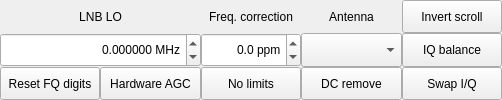
<?xml version="1.0" encoding="UTF-8"?>
<ui version="4.0">
 <class>DockInputCtl</class>
 <widget class="QDockWidget" name="DockInputCtl">
  <property name="geometry">
   <rect>
    <x>0</x>
    <y>0</y>
    <width>502</width>
    <height>100</height>
   </rect>
  </property>
  <property name="sizePolicy">
   <sizepolicy hsizetype="MinimumExpanding" vsizetype="Expanding">
    <horstretch>0</horstretch>
    <verstretch>1</verstretch>
   </sizepolicy>
  </property>
  <property name="minimumSize">
   <size>
    <width>500</width>
    <height>100</height>
   </size>
  </property>
  <property name="maximumSize">
   <size>
    <width>524287</width>
    <height>524287</height>
   </size>
  </property>
  <property name="windowIcon">
   <iconset resource="../../resources/icons.qrc">
    <normaloff>:/icons/icons/flash.svg</normaloff>:/icons/icons/flash.svg</iconset>
  </property>
  <property name="floating">
   <bool>false</bool>
  </property>
  <property name="features">
   <set>QDockWidget::NoDockWidgetFeatures</set>
  </property>
  <property name="allowedAreas">
   <set>Qt::LeftDockWidgetArea</set>
  </property>
  <property name="windowTitle">
   <string>Input controls</string>
  </property>
  <widget class="QWidget" name="dockWidgetContents">
   <property name="minimumSize">
    <size>
     <width>500</width>
     <height>81</height>
    </size>
   </property>
   <property name="maximumSize">
    <size>
     <width>16777215</width>
     <height>16777215</height>
    </size>
   </property>
   <layout class="QVBoxLayout" name="verticalLayout" stretch="1,0">
    <property name="spacing">
     <number>0</number>
    </property>
    <property name="leftMargin">
     <number>0</number>
    </property>
    <property name="topMargin">
     <number>0</number>
    </property>
    <property name="rightMargin">
     <number>0</number>
    </property>
    <property name="bottomMargin">
     <number>0</number>
    </property>
    <item>
     <widget class="QFrame" name="frame_input">
      <property name="sizePolicy">
       <sizepolicy hsizetype="MinimumExpanding" vsizetype="MinimumExpanding">
        <horstretch>0</horstretch>
        <verstretch>0</verstretch>
       </sizepolicy>
      </property>
      <property name="minimumSize">
       <size>
        <width>500</width>
        <height>78</height>
       </size>
      </property>
      <property name="maximumSize">
       <size>
        <width>16777215</width>
        <height>120</height>
       </size>
      </property>
      <layout class="QGridLayout" name="gridLayout_7">
       <property name="leftMargin">
        <number>0</number>
       </property>
       <property name="topMargin">
        <number>0</number>
       </property>
       <property name="rightMargin">
        <number>0</number>
       </property>
       <property name="bottomMargin">
        <number>0</number>
       </property>
       <property name="spacing">
        <number>0</number>
       </property>
       <item row="0" column="2">
        <widget class="QLabel" name="freqCorrLabel">
         <property name="sizePolicy">
          <sizepolicy hsizetype="MinimumExpanding" vsizetype="MinimumExpanding">
           <horstretch>0</horstretch>
           <verstretch>1</verstretch>
          </sizepolicy>
         </property>
         <property name="minimumSize">
          <size>
           <width>0</width>
           <height>25</height>
          </size>
         </property>
         <property name="maximumSize">
          <size>
           <width>16777215</width>
           <height>100</height>
          </size>
         </property>
         <property name="text">
          <string>Freq. correction</string>
         </property>
         <property name="alignment">
          <set>Qt::AlignCenter</set>
         </property>
        </widget>
       </item>
       <item row="1" column="4">
        <widget class="QPushButton" name="iqBalanceButton">
         <property name="sizePolicy">
          <sizepolicy hsizetype="MinimumExpanding" vsizetype="MinimumExpanding">
           <horstretch>0</horstretch>
           <verstretch>1</verstretch>
          </sizepolicy>
         </property>
         <property name="minimumSize">
          <size>
           <width>0</width>
           <height>25</height>
          </size>
         </property>
         <property name="maximumSize">
          <size>
           <width>16777215</width>
           <height>100</height>
          </size>
         </property>
         <property name="toolTip">
          <string>Enable automatic I/Q balance (requires gr-iqbal component)</string>
         </property>
         <property name="text">
          <string>IQ balance</string>
         </property>
         <property name="checkable">
          <bool>true</bool>
         </property>
        </widget>
       </item>
       <item row="2" column="1">
        <widget class="QPushButton" name="agcButton">
         <property name="sizePolicy">
          <sizepolicy hsizetype="MinimumExpanding" vsizetype="MinimumExpanding">
           <horstretch>0</horstretch>
           <verstretch>1</verstretch>
          </sizepolicy>
         </property>
         <property name="minimumSize">
          <size>
           <width>0</width>
           <height>25</height>
          </size>
         </property>
         <property name="maximumSize">
          <size>
           <width>16777215</width>
           <height>100</height>
          </size>
         </property>
         <property name="toolTip">
          <string>&lt;html&gt;&lt;head/&gt;&lt;body&gt;&lt;p&gt;Toggle hardware-based automatic gain control.&lt;/p&gt;&lt;p&gt;This feature requires hardware that supports it. It is known to work with RTL-SDR devices.&lt;/p&gt;&lt;/body&gt;&lt;/html&gt;</string>
         </property>
         <property name="text">
          <string>Hardware AGC</string>
         </property>
         <property name="checkable">
          <bool>true</bool>
         </property>
        </widget>
       </item>
       <item row="2" column="0">
        <widget class="QPushButton" name="freqCtrlResetButton">
         <property name="sizePolicy">
          <sizepolicy hsizetype="MinimumExpanding" vsizetype="MinimumExpanding">
           <horstretch>0</horstretch>
           <verstretch>1</verstretch>
          </sizepolicy>
         </property>
         <property name="minimumSize">
          <size>
           <width>0</width>
           <height>25</height>
          </size>
         </property>
         <property name="maximumSize">
          <size>
           <width>16777215</width>
           <height>100</height>
          </size>
         </property>
         <property name="toolTip">
          <string>&lt;html&gt;&lt;head/&gt;&lt;body&gt;&lt;p&gt;Reset subordinate digits in main frequency control widget&lt;/p&gt;&lt;/body&gt;&lt;/html&gt;</string>
         </property>
         <property name="text">
          <string>Reset FQ digits</string>
         </property>
         <property name="checkable">
          <bool>true</bool>
         </property>
        </widget>
       </item>
       <item row="0" column="0" colspan="2">
        <widget class="QLabel" name="lnbLabel">
         <property name="sizePolicy">
          <sizepolicy hsizetype="MinimumExpanding" vsizetype="MinimumExpanding">
           <horstretch>0</horstretch>
           <verstretch>1</verstretch>
          </sizepolicy>
         </property>
         <property name="minimumSize">
          <size>
           <width>0</width>
           <height>25</height>
          </size>
         </property>
         <property name="maximumSize">
          <size>
           <width>16777215</width>
           <height>100</height>
          </size>
         </property>
         <property name="text">
          <string>LNB LO</string>
         </property>
         <property name="alignment">
          <set>Qt::AlignCenter</set>
         </property>
         <property name="indent">
          <number>-1</number>
         </property>
        </widget>
       </item>
       <item row="1" column="3">
        <widget class="QComboBox" name="antSelector">
         <property name="sizePolicy">
          <sizepolicy hsizetype="MinimumExpanding" vsizetype="MinimumExpanding">
           <horstretch>0</horstretch>
           <verstretch>1</verstretch>
          </sizepolicy>
         </property>
         <property name="minimumSize">
          <size>
           <width>0</width>
           <height>25</height>
          </size>
         </property>
         <property name="maximumSize">
          <size>
           <width>16777215</width>
           <height>100</height>
          </size>
         </property>
         <property name="toolTip">
          <string>Select active antenna connector</string>
         </property>
        </widget>
       </item>
       <item row="2" column="2">
        <widget class="QPushButton" name="ignoreButton">
         <property name="sizePolicy">
          <sizepolicy hsizetype="MinimumExpanding" vsizetype="MinimumExpanding">
           <horstretch>0</horstretch>
           <verstretch>1</verstretch>
          </sizepolicy>
         </property>
         <property name="minimumSize">
          <size>
           <width>0</width>
           <height>25</height>
          </size>
         </property>
         <property name="maximumSize">
          <size>
           <width>16777215</width>
           <height>100</height>
          </size>
         </property>
         <property name="toolTip">
          <string>&lt;html&gt;&lt;head/&gt;&lt;body&gt;&lt;p&gt;Ignore hardware limits such as frequency range. This allows experimenting with out-of-spec settings.&lt;/p&gt;&lt;/body&gt;&lt;/html&gt;</string>
         </property>
         <property name="text">
          <string>No limits</string>
         </property>
         <property name="checkable">
          <bool>true</bool>
         </property>
        </widget>
       </item>
       <item row="2" column="4">
        <widget class="QPushButton" name="iqSwapButton">
         <property name="sizePolicy">
          <sizepolicy hsizetype="MinimumExpanding" vsizetype="MinimumExpanding">
           <horstretch>0</horstretch>
           <verstretch>1</verstretch>
          </sizepolicy>
         </property>
         <property name="minimumSize">
          <size>
           <width>0</width>
           <height>25</height>
          </size>
         </property>
         <property name="maximumSize">
          <size>
           <width>16777215</width>
           <height>100</height>
          </size>
         </property>
         <property name="toolTip">
          <string>&lt;html&gt;&lt;head/&gt;&lt;body&gt;&lt;p&gt;Swap the the I/Q channels. This can be useful with audio-based input or when dealing with inverted IF.&lt;/p&gt;&lt;/body&gt;&lt;/html&gt;</string>
         </property>
         <property name="text">
          <string>Swap I/Q</string>
         </property>
         <property name="checkable">
          <bool>true</bool>
         </property>
        </widget>
       </item>
       <item row="2" column="3">
        <widget class="QPushButton" name="dcCancelButton">
         <property name="sizePolicy">
          <sizepolicy hsizetype="MinimumExpanding" vsizetype="MinimumExpanding">
           <horstretch>0</horstretch>
           <verstretch>1</verstretch>
          </sizepolicy>
         </property>
         <property name="minimumSize">
          <size>
           <width>0</width>
           <height>25</height>
          </size>
         </property>
         <property name="maximumSize">
          <size>
           <width>16777215</width>
           <height>100</height>
          </size>
         </property>
         <property name="toolTip">
          <string>Enable automatic DC removal</string>
         </property>
         <property name="text">
          <string>DC remove</string>
         </property>
         <property name="checkable">
          <bool>true</bool>
         </property>
        </widget>
       </item>
       <item row="1" column="0" colspan="2">
        <widget class="QDoubleSpinBox" name="lnbSpinBox">
         <property name="sizePolicy">
          <sizepolicy hsizetype="MinimumExpanding" vsizetype="MinimumExpanding">
           <horstretch>0</horstretch>
           <verstretch>1</verstretch>
          </sizepolicy>
         </property>
         <property name="minimumSize">
          <size>
           <width>0</width>
           <height>25</height>
          </size>
         </property>
         <property name="maximumSize">
          <size>
           <width>16777215</width>
           <height>100</height>
          </size>
         </property>
         <property name="toolTip">
          <string>Local oscillator of up or down converter</string>
         </property>
         <property name="statusTip">
          <string/>
         </property>
         <property name="alignment">
          <set>Qt::AlignRight|Qt::AlignTrailing|Qt::AlignVCenter</set>
         </property>
         <property name="suffix">
          <string> MHz</string>
         </property>
         <property name="decimals">
          <number>6</number>
         </property>
         <property name="minimum">
          <double>-500000.000000000000000</double>
         </property>
         <property name="maximum">
          <double>500000.000000000000000</double>
         </property>
        </widget>
       </item>
       <item row="0" column="4">
        <widget class="QPushButton" name="invertScrollingButton">
         <property name="sizePolicy">
          <sizepolicy hsizetype="MinimumExpanding" vsizetype="MinimumExpanding">
           <horstretch>0</horstretch>
           <verstretch>1</verstretch>
          </sizepolicy>
         </property>
         <property name="minimumSize">
          <size>
           <width>0</width>
           <height>25</height>
          </size>
         </property>
         <property name="maximumSize">
          <size>
           <width>16777215</width>
           <height>100</height>
          </size>
         </property>
         <property name="text">
          <string>Invert scroll</string>
         </property>
         <property name="checkable">
          <bool>true</bool>
         </property>
        </widget>
       </item>
       <item row="0" column="3">
        <widget class="QLabel" name="antSelectorLabel">
         <property name="sizePolicy">
          <sizepolicy hsizetype="MinimumExpanding" vsizetype="MinimumExpanding">
           <horstretch>0</horstretch>
           <verstretch>1</verstretch>
          </sizepolicy>
         </property>
         <property name="minimumSize">
          <size>
           <width>0</width>
           <height>25</height>
          </size>
         </property>
         <property name="maximumSize">
          <size>
           <width>16777215</width>
           <height>100</height>
          </size>
         </property>
         <property name="toolTip">
          <string>Select active antenna connector</string>
         </property>
         <property name="text">
          <string>Antenna</string>
         </property>
         <property name="alignment">
          <set>Qt::AlignCenter</set>
         </property>
        </widget>
       </item>
       <item row="1" column="2">
        <widget class="QDoubleSpinBox" name="freqCorrSpinBox">
         <property name="sizePolicy">
          <sizepolicy hsizetype="MinimumExpanding" vsizetype="MinimumExpanding">
           <horstretch>0</horstretch>
           <verstretch>1</verstretch>
          </sizepolicy>
         </property>
         <property name="minimumSize">
          <size>
           <width>0</width>
           <height>25</height>
          </size>
         </property>
         <property name="maximumSize">
          <size>
           <width>16777215</width>
           <height>100</height>
          </size>
         </property>
         <property name="alignment">
          <set>Qt::AlignRight|Qt::AlignTrailing|Qt::AlignVCenter</set>
         </property>
         <property name="suffix">
          <string> ppm</string>
         </property>
         <property name="decimals">
          <number>1</number>
         </property>
         <property name="minimum">
          <double>-500.000000000000000</double>
         </property>
         <property name="maximum">
          <double>500.000000000000000</double>
         </property>
         <property name="value">
          <double>0.000000000000000</double>
         </property>
        </widget>
       </item>
      </layout>
     </widget>
    </item>
    <item>
     <spacer name="verticalSpacer">
      <property name="orientation">
       <enum>Qt::Vertical</enum>
      </property>
      <property name="sizeHint" stdset="0">
       <size>
        <width>20</width>
        <height>0</height>
       </size>
      </property>
     </spacer>
    </item>
   </layout>
  </widget>
 </widget>
 <resources>
  <include location="../../resources/icons.qrc"/>
 </resources>
 <connections/>
</ui>
